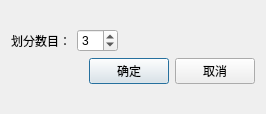
<?xml version="1.0" encoding="UTF-8"?>
<ui version="4.0">
 <class>CPartitionNumDialog</class>
 <widget class="QDialog" name="CPartitionNumDialog">
  <property name="geometry">
   <rect>
    <x>0</x>
    <y>0</y>
    <width>266</width>
    <height>114</height>
   </rect>
  </property>
  <property name="windowTitle">
   <string>Dialog</string>
  </property>
  <layout class="QGridLayout" name="gridLayout">
   <item row="0" column="0">
    <layout class="QVBoxLayout" name="verticalLayout">
     <item>
      <layout class="QHBoxLayout" name="horizontalLayout_3">
       <item>
        <layout class="QHBoxLayout" name="horizontalLayout">
         <item>
          <widget class="QLabel" name="partitionNumLabel">
           <property name="text">
            <string>划分数目：</string>
           </property>
          </widget>
         </item>
         <item>
          <widget class="QSpinBox" name="partitionSpinBox">
           <property name="minimum">
            <number>1</number>
           </property>
           <property name="maximum">
            <number>12</number>
           </property>
           <property name="value">
            <number>3</number>
           </property>
          </widget>
         </item>
        </layout>
       </item>
       <item>
        <spacer name="horizontalSpacer_2">
         <property name="orientation">
          <enum>Qt::Horizontal</enum>
         </property>
         <property name="sizeHint" stdset="0">
          <size>
           <width>40</width>
           <height>20</height>
          </size>
         </property>
        </spacer>
       </item>
      </layout>
     </item>
     <item>
      <layout class="QHBoxLayout" name="horizontalLayout_2">
       <item>
        <spacer name="horizontalSpacer">
         <property name="orientation">
          <enum>Qt::Horizontal</enum>
         </property>
         <property name="sizeHint" stdset="0">
          <size>
           <width>40</width>
           <height>20</height>
          </size>
         </property>
        </spacer>
       </item>
       <item>
        <widget class="QPushButton" name="okButton">
         <property name="text">
          <string>确定</string>
         </property>
        </widget>
       </item>
       <item>
        <widget class="QPushButton" name="cancelButton">
         <property name="text">
          <string>取消</string>
         </property>
        </widget>
       </item>
      </layout>
     </item>
    </layout>
   </item>
  </layout>
 </widget>
 <resources/>
 <connections/>
</ui>
